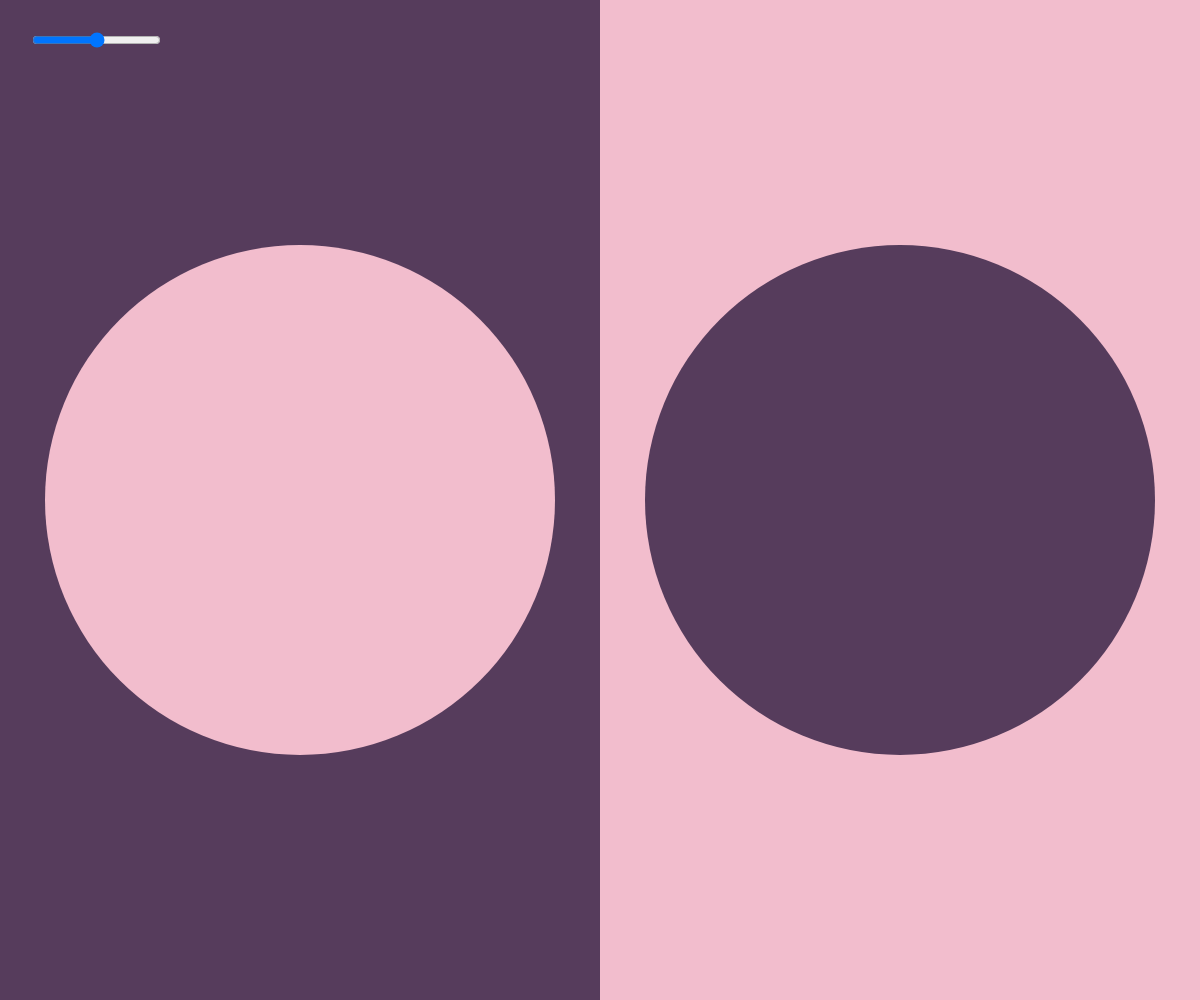
Frame 1 (no input)
Frame 60 (no input): identical to frame 1, image omitted
Frame 120 (the mouse pressed at the canvas centre since frame 60): identical to frame 1, image omitted

The p5.js sketch that drew this single still picture (run headless with seeded random() and noise() and a simulated clock; from frame 60 on, the mouse is pressed at the canvas centre):

// p5.js sketch
// ── sketch.js
let valueSlider;

function setup() {
  createCanvas(windowWidth, windowHeight);
  valueSlider = createSlider(0, 100, 50); // mittlere Position
  valueSlider.position(30, 30);
  noStroke();
}

function draw() {
  let val = valueSlider.value();
  
  // Farben
  let dark = color(86, 60, 92);
  let light = color(242, 189, 205);
  
  // Hintergrundhälften
  noStroke();
  fill(dark);
  rect(0, 0, width / 2, height);
  fill(light);
  rect(width / 2, 0, width / 2, height);
  
  // Sliderwert in Kreisgrößen umwandeln
  let leftSize = map(val, 0, 100, width * 0.8, width * 0.05);
  let rightSize = map(val, 0, 100, width * 0.05, width * 0.8);
  
  // Kreise zeichnen
  fill(light);
  ellipse(width / 4, height / 2, leftSize, leftSize);   // linker Kreis
  fill(dark);
  ellipse(3 * width / 4, height / 2, rightSize, rightSize); // rechter Kreis
}
